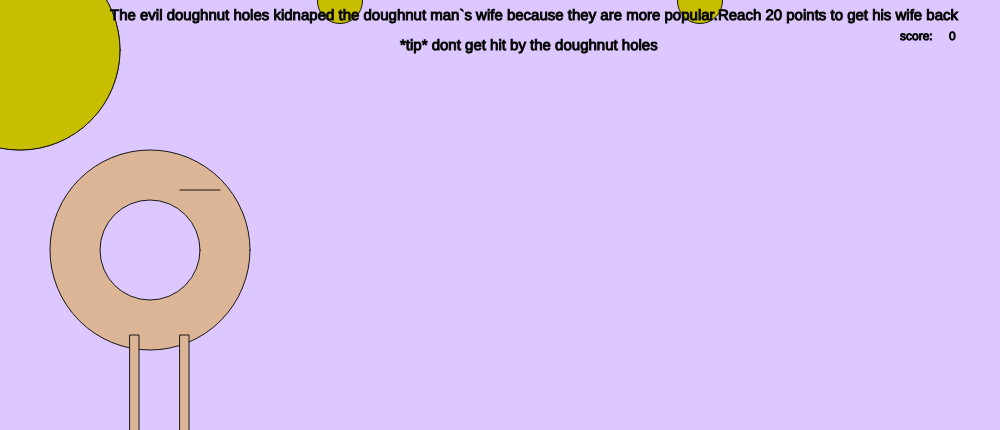
Frame 1 (no input)
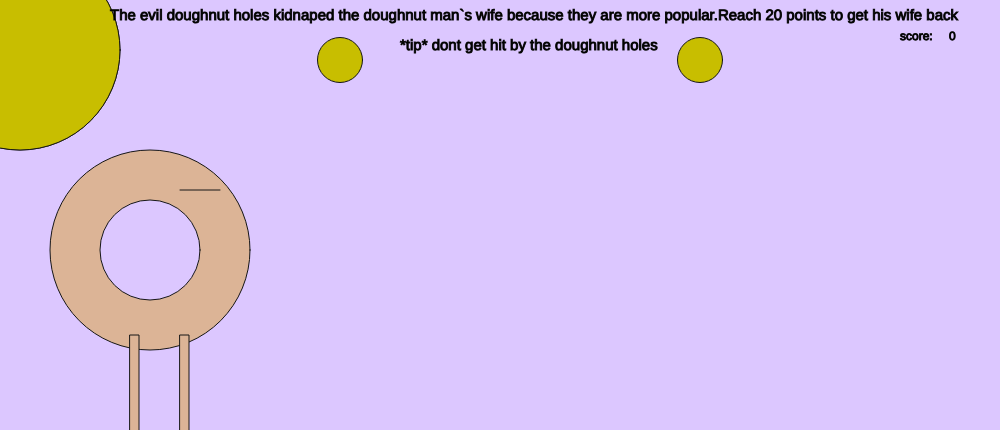
Frame 60 (no input)
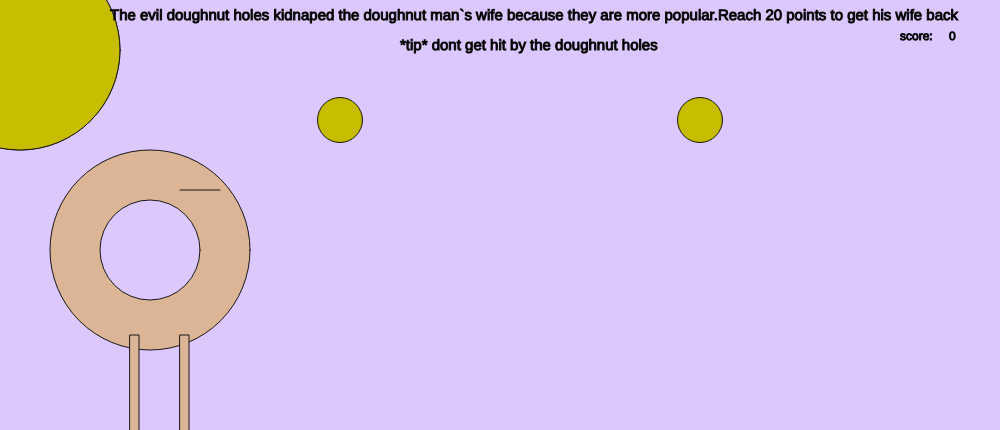
Frame 120 (the mouse pressed at the canvas centre since frame 60)

The p5.js sketch that drew these frames (run headless with seeded random() and noise() and a simulated clock; from frame 60 on, the mouse is pressed at the canvas centre):

// p5.js sketch
// ── sketch.js
var doughnut = 0;
var ball1 = 0;
var score = 0;
var deltax = 0;
var ball2 = 0;
var doughnutwife;
function setup() {
  createCanvas(1000, 430);
}

function draw() {
  stroke(22, 22, 22);
  background(220, 199, 255);
  if (doughnut > 1000) {
    background(0, 0, 255);
  }

  ball1 = ball1 + 1;
  ball2 = ball2 + 1;

  //doughnut
  fill(220, 180, 150);
  ellipse(150 + doughnut, 250, 200);
  fill(220, 199, 255);
  ellipse(150 + doughnut, 250, 100);
  if (doughnut > 1000) {
    fill(0, 0, 255);
  }
  fill(220, 180, 150);
  rect(180 + doughnut, 335, 9, 100);
  rect(130 + doughnut, 335, 9, 100);
  fill(200, 190, 0);
  ellipse(20, 50, 200, 200);
  line(220 + doughnut, 190, 180 + doughnut, 190);

  //doughnutholes
  ellipse(700, ball2, 45, 45);
  ellipse(340, ball1, 45, 45);
  fill(0, 0, 0);
  textSize(12);
  text("score:", 900, 40);
  text(score, 949, 40);

  //doughnutwife
  fill(220, 180, 150);
  ellipse(200 + doughnutwife, 250, 200);
  fill(220, 199, 255);
  ellipse(200 + doughnutwife, 250, 100);
  if (doughnut > 1000) {
    fill(0, 0, 255);
  }
  fill(220, 180, 150);
  rect(230 + doughnutwife, 335, 9, 100);
  rect(180 + doughnutwife, 335, 9, 100);
  fill(200, 190, 0);
  ellipse(20, 50, 200, 200);
  line(130 + doughnutwife, 190, 170 + doughnutwife, 190);

  doughnut = doughnut + deltax;
  if (doughnut > 940) {
    doughnut = 0;
  }

  if (ball1 > 430) {
    ball1 = 0;
  }
  if (ball2 > 430) {
    ball2 = 0;
  }

  if (doughnut > 937.5) {
    score = score + 2;
    if (score > 5) {
      score = score + 3;
    }
    if (score > 15) {
      score = score + 2;
    }
  }
  if (doughnut > 66 && doughnut < 306 && ball1 > 160 && ball1 < 300) {
    doughnut = 0;
    textSize(150);
    text("HIT!!", 500, 300);
    score = score - 1;
  }
  textSize(150);
  if (doughnut > 432 && doughnut < 675 && ball2 > 160 && ball2 < 300) {
    doughnut = 0;
    text("HIT!!", 500, 300);
    score = score - 1;
  }
  if (score < 0) {
    score = 0;
  }
  fill(0, 0, 0);
  textSize(15);
  text(
    "The evil doughnut holes kidnaped the doughnut man`s wife because they are more popular.Reach 20 points to get his wife back",
    110,
    20
  );
  text("*tip* dont get hit by the doughnut holes", 400, 50);

  if ((points = 10)) {
  }
  if (score > 19) {
    doughnutwife = 600;
    textSize(150);
    text("YOU WIN", 350, 250);
  }
  if (score > 0) {
    ball1 = ball1 + 1.025;
    ball2 = ball2 + 1.025;
  }
  if (score > 1) {
    ball1 = ball1 + 1.05;
    ball2 = ball2 + 1.05;
  }

  if (score > 0) {
    doughnut = doughnut + 4;
    doughnut = doughnut - 4;
  }
  if (score > 1) {
    doughnut = doughnut + 5;
    doughnut = doughnut - 5;
  }
}

function keyPressed() {
  if (key == "d") {
    deltax = 3;
  }

  if (key == "a") {
    deltax = -3;
  }
  if (key == "s") {
    deltax = 0;
  }
}
